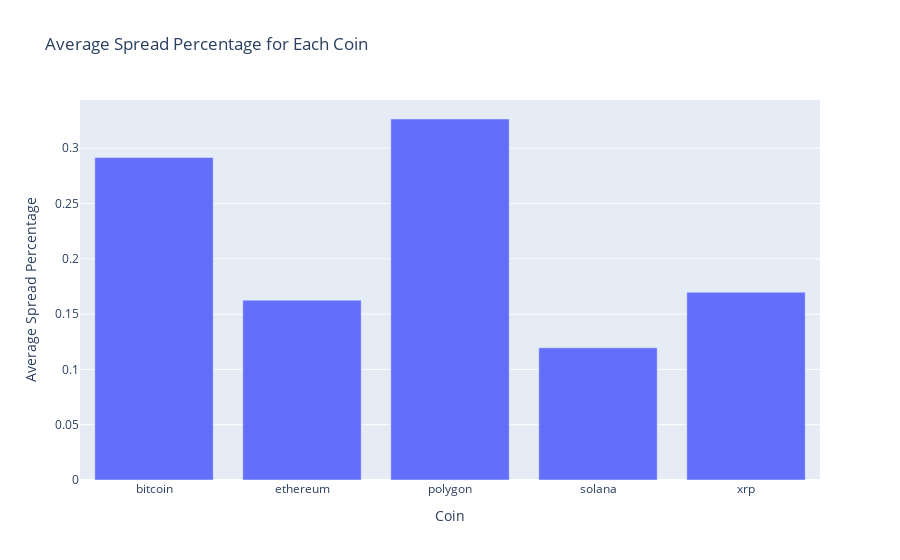

Notebook code for this chart:
### Markdown cell above
##### Average Spread Percentage by Coin
- Calculate the average spread percentge for each coin to identify coins with more favorable arbitrage opportunities. This helps in optimizing the selection of coins and diversifying risks.

### Code cell
avg_spread_by_coin = control_df.groupby('currency')['spread_percentage'].mean().reset_index()
avg_spread_by_coin_plot = px.bar(
    avg_spread_by_coin,
    x='currency',
    y='spread_percentage',
    title='Average Spread Percentage for Each Coin',
    labels={'spread_percentage':'Average Spread Percentage', 'currency':'Coin'}
)

avg_spread_by_coin_plot.show()

### Figure 1 — Plotly figure (JSON) as saved in the notebook; plotly's stock layout.template omitted (floating-point values rounded to 4 significant figures)
{"data": [{"alignmentgroup": "True", "hovertemplate": "Coin=%{x}<br>Average Spread Percentage=%{y}<extra></extra>", "legendgroup": "", "marker": {"color": "#636efa", "pattern": {"shape": ""}}, "name": "", "offsetgroup": "", "orientation": "v", "showlegend": false, "textposition": "auto", "type": "bar", "x": ["bitcoin", "ethereum", "polygon", "solana", "xrp"], "xaxis": "x", "y": [0.2915, 0.1626, 0.3264, 0.1195, 0.1697], "yaxis": "y"}], "layout": {"barmode": "relative", "legend": {"tracegroupgap": 0}, "title": {"text": "Average Spread Percentage for Each Coin"}, "xaxis": {"anchor": "y", "domain": [0, 1], "title": {"text": "Coin"}}, "yaxis": {"anchor": "x", "domain": [0, 1], "title": {"text": "Average Spread Percentage"}}}}
